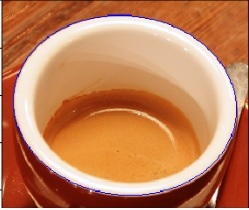
#> input picture hcage.jpg, 249 x 210 px
$ python Prueauusbadb.py
#> lines starting #> are read from the running program, lines starting #| are printed output that depends on the picture
import matplotlib.pyplot as plt
import cv2

from skimage import data, color, img_as_ubyte
from skimage.feature import canny
from skimage.transform import hough_ellipse
from skimage.draw import ellipse_perimeter
from skimage.color import rgb2gray
# Load picture, convert to grayscale and detect edges
from tkinter import filedialog
from tkinter import *

root = Tk()
root.withdraw()
root.filename =  filedialog.askopenfilename(initialdir = "/",title = "Select file",filetypes = (("all files",".*"),("jpg files",".jpg")))
#> the answer given: hcage.jpg
image_rgb = cv2.imread(root.filename)
#> image_rgb is the input picture: shape (210, 249, 3); mean B, G, R 88.6, 127.5, 193.9
root.destroy()

#cafee= data.coffee()[0:220, 160:420]

""" print (cafee.shape)
print (image_rgb.shape """
image_gray= cv2.cvtColor(image_rgb, cv2.COLOR_BGR2GRAY)
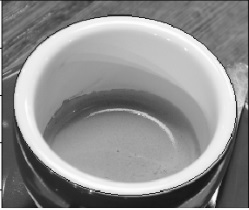
#> image_gray: shape (210, 249); min 10, max 255, mean 142.9
edges = canny(image_gray, sigma=2.0,
              low_threshold=0.55, high_threshold=0.8)
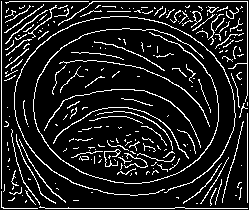
#> edges: shape (210, 249) bool; 12.6% white in thin lines or dots

#> (the run stopped early here; a loop or call above may not have finished)
